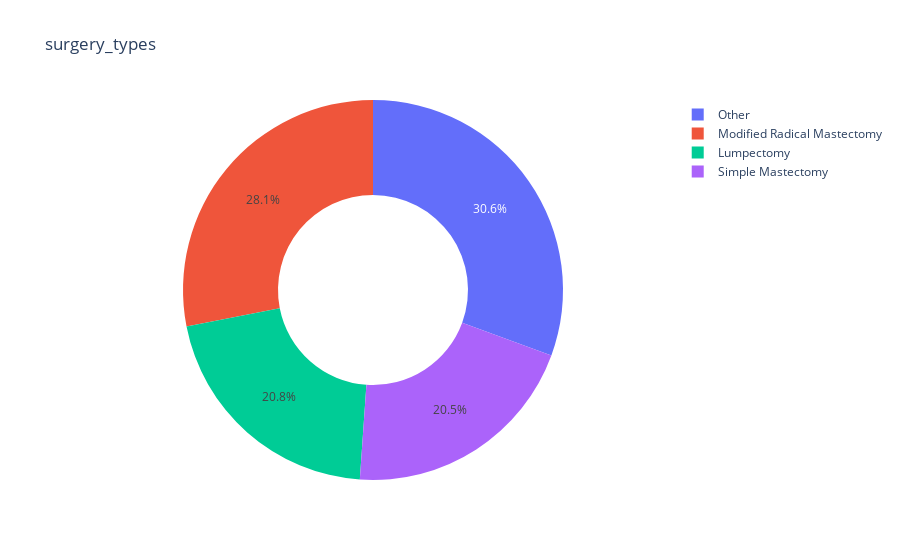

Notebook source saved alongside this figure:
### Markdown cell above
Surgery type

### Code cell
stage = data["Surgery_type"].value_counts()
transactions = stage.index
quantity = stage.values

figure = plty.pie(data,values=quantity,
                        names = transactions,hole=0.5,
                        title = "surgery_types")

figure.show()
#majority of patients are in stage II cancer.

### Figure 1 — Plotly figure (JSON) as saved in the notebook; plotly's stock layout.template omitted (floating-point values rounded to 4 significant figures)
{"data": [{"domain": {"x": [0, 1], "y": [0, 1]}, "hole": 0.5, "hovertemplate": "label=%{label}<br>value=%{value}<extra></extra>", "labels": ["Other", "Modified Radical Mastectomy", "Lumpectomy", "Simple Mastectomy"], "legendgroup": "", "name": "", "showlegend": true, "type": "pie", "values": [97, 89, 66, 65]}], "layout": {"legend": {"tracegroupgap": 0}, "title": {"text": "surgery_types"}}}
